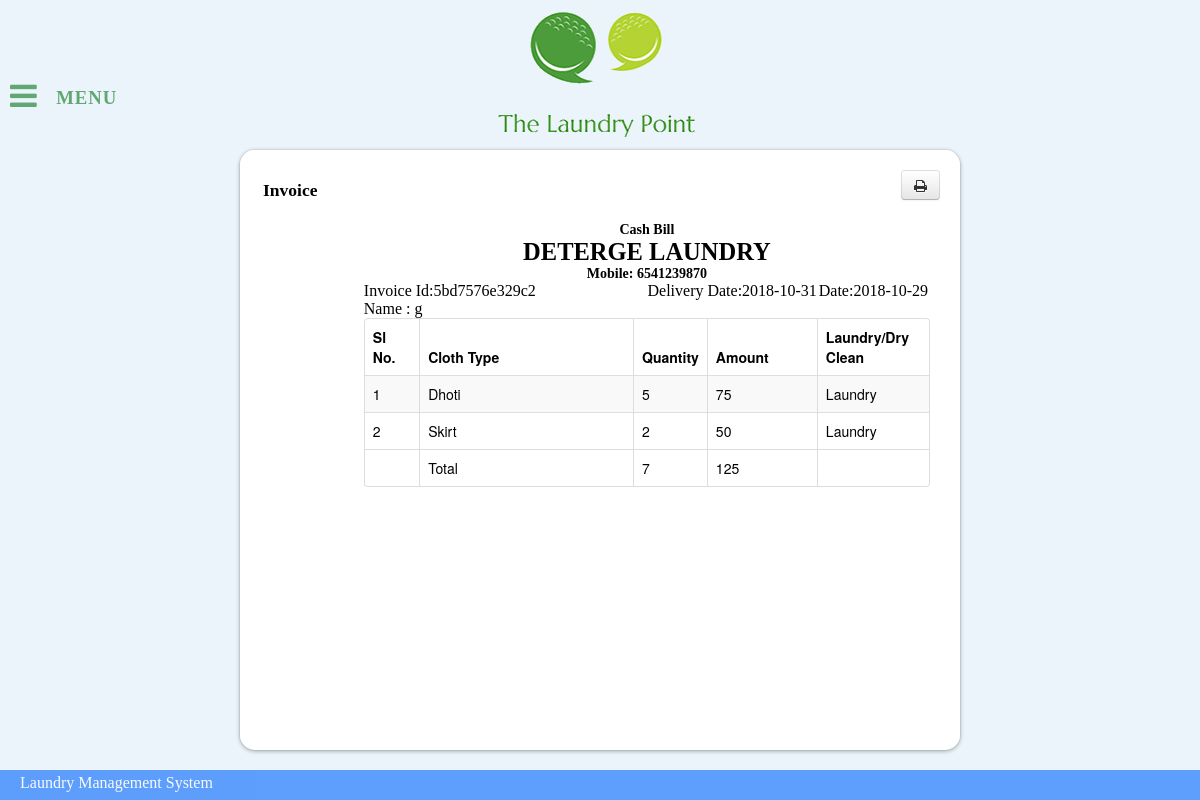
/src/admin/showinvoice.php?invoiceid=5bd7576e329c2 (signed in), run on the app's committed database.
### tables this page shows
CREATE TABLE IF NOT EXISTS `appusers` (
  `id` int(11) NOT NULL AUTO_INCREMENT,
  `username` varchar(20) NOT NULL,
  `password` varchar(35) NOT NULL,
  `email` varchar(20) NOT NULL,
  `mobile_no` varchar(20) NOT NULL,
  `address` varchar(60) DEFAULT NULL,
  `registration_date` date NOT NULL,
  PRIMARY KEY (`id`),
  UNIQUE KEY `id_UNIQUE` (`id`),
  UNIQUE KEY `username_UNIQUE` (`username`),
  UNIQUE KEY `email_UNIQUE` (`email`)
);

CREATE TABLE IF NOT EXISTS `job_order` (
  `id` varchar(20) NOT NULL,
  `user_id` int(11) NOT NULL,
  `client_id` int(11) NOT NULL,
  `submission_date` date NOT NULL,
  `expected_delivery_date` date NOT NULL,
  `total_quantity` int(11) NOT NULL,
  `amount` double NOT NULL,
  `delivery_status` int(11) NOT NULL,
  PRIMARY KEY (`id`),
  UNIQUE KEY `id_UNIQUE` (`id`),
  KEY `userId_idx` (`user_id`),
  KEY `client_id` (`client_id`),
  KEY `client_id_2` (`client_id`)
);

CREATE TABLE IF NOT EXISTS `clients` (
  `id` int(11) NOT NULL AUTO_INCREMENT,
  `fullname` varchar(20) NOT NULL,
  `contact_no` varchar(20) NOT NULL,
  `reg_date` date NOT NULL,
  `sex` int(2) NOT NULL,
  `age_range` int(3) NOT NULL,
  `email` varchar(40) NOT NULL,
  `address` varchar(40) NOT NULL,
  `password` varchar(500) NOT NULL DEFAULT 'nitk',
  PRIMARY KEY (`id`),
  UNIQUE KEY `contact_no` (`contact_no`),
  UNIQUE KEY `email` (`email`)
);

CREATE TABLE IF NOT EXISTS `order_details` (
  `job_order_id` varchar(20) NOT NULL,
  `cloth_name` varchar(20) NOT NULL,
  `quantity` int(11) NOT NULL,
  `amount` double NOT NULL,
  `order_type` int(11) NOT NULL,
  KEY `job_order_id_idx` (`job_order_id`),
  KEY `cloth_name` (`cloth_name`)
);

### src/admin/showinvoice.php (the view, shortened to what this page needs)
<!DOCTYPE html>
<?php
	$invoiceid = $_GET["invoiceid"];
	$joborderrow = mysql_fetch_array(mysql_query("SELECT * FROM job_order WHERE id='$invoiceid'"));
	$usermobilecol = mysql_fetch_array(mysql_query("SELECT a.mobile_no FROM appusers a, job_order j WHERE a.id=j.user_id and j.id='$invoiceid'"));
	$clientnamerow = mysql_fetch_array(mysql_query("SELECT c.fullname FROM clients c, job_order j WHERE c.id=j.client_id and j.id='$invoiceid'"));
	$orderdetails = mysql_query("SELECT * FROM order_details WHERE job_order_id='$invoiceid'");
	$usermobileno = $usermobilecol[0];
	$clientname = $clientnamerow[0];
?>
<html lang="en">
    <head>
        <link rel="stylesheet" type="text/css" href="css/index.css" />
        <link rel="stylesheet" type="text/css" href="css/font-awesome.min.css" />
        <link rel="stylesheet" type="text/css" href="css/bootstrap.css">
    </head>
    <body>
    	<div id="header">
        </div>
        <div class="container">
            <div class="content">
               <nav class="dr-menu">
						<div class="dr-trigger"><span id="dr-icon" class="fa fa-bars"></span><a class="dr-label">Menu</a></div>
					</nav>
            </div>
            <div id="block">
                  <h4 style="float:left; width:14%; margin-left:23px;">Invoice</h4>
                  <button type="button" class="btn btn-default btn-lg" style="float:right; margin-top:20px; margin-right:20px;" onClick="printPlease()"><span class="fa fa-print"></span></button>
                  <br><br><br><br>
                  <div id="printblock">
                  <h5>Cash Bill</h5>
                  <h3>DETERGE LAUNDRY</h3>
                  <h5>Mobile: <?php echo $usermobileno; ?></h5>
                  <span style="float:left;">Invoice Id:<?php echo $invoiceid; ?></span><span style="float:right; width:20%;">Date:<?php echo $joborderrow[3]; ?></span><span style="float:right;">Delivery Date:<?php echo $joborderrow[4]; ?></span><br>
                  <span style="float:left;">Name : <?php echo $clientname; ?></span><br>
                  <table class="table table-striped table-bordered table-hover">
                  <col width="10%">
                  <col width="40%">
                  <col width="10%">
                  <col width="20%">
                  <col width="20%">
				<thead>
					<tr>
						<th>Sl No.</th>
						<th>Cloth Type</th>
						<th>Quantity</th>
						<th>Amount</th>
                        <th>Laundry/Dry Clean</th>
					</tr>
				</thead>
                <tfoot>
   					 <tr>
   						   <td></td>
     					   <td>Total</td>
                           <?php
						   echo "<td>$joborderrow[5]</td>";
                           echo "<td>$joborderrow[6]</td>";
						   ?>
                           <td></td>
   					 </tr>
  				</tfoot>
				<tbody>
                	<?php
					$i=0;
					   while ($row = mysql_fetch_array($orderdetails)) {
						   $i++;
					       echo "<tr>";
						   echo "<td>$i</td>";
						  echo "<td>$row[1]</td>";
						  echo "<td>$row[2]</td>";
						  echo "<td>$row[3]</td>";
						  if($row[4] == 0)
						     echo "<td>Laundry</td>";
						  else
						     echo "<td>Dry Clean</td>";
						  echo "</tr>";
					   }
					?>
                </tbody>
                  </table>
                  </div>
            </div>
        </div>
        <div id="footer"> <p id="leftContent">Laundry Management System</p>
        </div>
    </body>
</html>

### src/admin/css/index.css (style rules this page uses)
body { background-color:#EBF4FA; height:100%; margin: 0px; }
#header { background:url('../images/logo.png'); background-repeat:no-repeat; margin-top:0; margin-right:auto; margin-bottom:0; margin-left:auto; width:220px; height:140px; }
h4 { margin-left: 30px; margin-top: 30px; }
h3,h5 { margin:auto; }
#printblock { overflow:hidden; text-align:center; margin-left:30px; margin-right:30px; }
.content { position:absolute; margin-top:-110px; float:left; }
#block { float:right !important; width:60%; background-color:white !important; border-radius:15px; -webkit-box-shadow: 0 1px 4px rgba(0,0,0,.33),0 0 0 1px rgba(46,45,47,.05),inset 0 1px 0 #fff,inset 0 0 0 1px rgba(255,255,255,.5); box-shadow: 0 1px 4px rgba(0,0,0,.33), 0 0 0 1px rgba(46,45,47,.05),inset 0 1px 0 #fff,inset 0 0 0 1px rgba(255,255,255,.5); margin-left:20%; margin-right:20%; margin-top:10px; }
#footer { background-color:#06F; opacity:0.6; clear: both; z-index: 10; height: 30px; margin-top:20px; width:100%; position:absolute; left:0; bottom:0; }
#leftContent { color:#FFF; margin-top:4px; margin-left:20px; }
.dr-menu { width: 100%; max-width: 250px; min-width: 200px; position: relative; font-size: 1.3em; line-height: 2.5; font-weight: 400; color: #fff; padding-top: 2em; }
.dr-menu > div { cursor: pointer; position: absolute; width: 100%; z-index: 100; }
.dr-menu > div #dr-icon { top: 0; left: 0; position: absolute; font-size: 150%; color: #60a773; line-height: 1.6; padding: 0 10px; -webkit-transition: all 0.2s ease; -moz-transition: all 0.2s ease; transition: all 0.2s ease; }
.dr-menu > div #dr-icon:after { content:"\f060"; position: absolute; font-size: 46%; line-height: 3.25; left: -18%; opacity: 0; }
.dr-menu > div .dr-label { padding-left: 3em; position: relative; display: block; color: #60a773; font-size: 0.9em; font-weight: 700; letter-spacing: 1px; text-transform: uppercase; line-height: 2.75; -webkit-transition: all 0.2s ease; -moz-transition: all 0.2s ease; transition: all 0.2s ease; }
#dr-icon:before, #dr-icon:after { position: relative; font-family: 'FontAwesome'; speak: none; font-style: normal; font-weight: normal; font-variant: normal; text-transform: none; -webkit-font-smoothing: antialiased; }
a { text-decoration: none; }

### data on the page
appusers: mobile_no "6541239870"
job_order: submission_date "2018-10-29", expected_delivery_date "2018-10-31", total_quantity "7", amount "125"
clients: fullname "g"
order_details: cloth_name "Dhoti", quantity "5", amount "75", order_type "Laundry"
order_details: cloth_name "Skirt", quantity "2", amount "50", order_type "Laundry"

### other printed values
$invoiceid "5bd7576e329c2"
